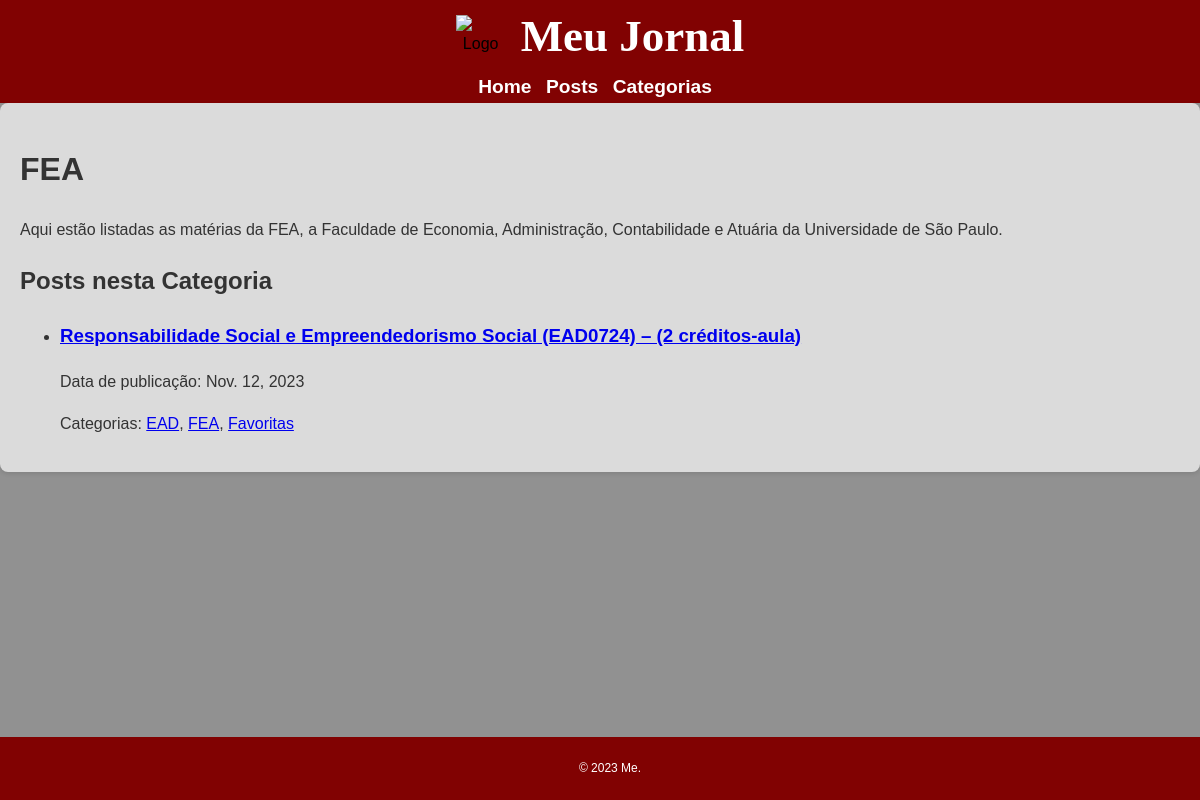
The page /categories/3/ on the database its author committed.
### noticias/models.py (models this page shows, shortened)
class Category(models.Model):
    name = models.CharField(max_length=100)
    description = models.TextField()

class Post(models.Model):
    title = models.CharField(max_length=200)
    content = models.TextField()
    image = models.URLField(default='https://www.google.com/url?sa=i&url=https%3A%2F%2Fpt.m.wikipedia.org%2Fwiki%2FFicheiro%3AFlag_Blank.svg&psig=AOvVaw1M3X9dn1LhG_izFTfw8zX4&ust=1699909154871000&source=images&cd=vfe&opi=89978449&ved=0CBIQjRxqFwoTCIiszp6tv4IDFQAAAAAdAAAAABAQ')
    published_date = models.DateTimeField(default=timezone.now)
    categories = models.ManyToManyField(Category)

### noticias/views.py (the view)
# urls.py: path('categories/<int:pk>/', CategoryDetailView.as_view(), name='category_detail'),
class CategoryDetailView(ListView):
    model = Post
    template_name = 'noticias/category_detail.html'
    context_object_name = 'posts'
    def get_queryset(self):
        category = get_object_or_404(Category, pk=self.kwargs['pk'])
        return Post.objects.filter(categories__in=[category])
    def get_context_data(self, **kwargs):
        context = super().get_context_data(**kwargs)
        context['category'] = get_object_or_404(Category, pk=self.kwargs['pk'])
        return context

### noticias/templates/noticias/category_detail.html (shortened to what this page needs)
{% extends 'noticias/base.html' %}
{% block content %}
    <h1>{{ category.name }}</h1>
    <p>{{ category.description }}</p>
    <h2>Posts nesta Categoria</h2>
    {% if posts %}
        <ul>
            {% for post in posts %}
                <li>
                    <h3><a href="{% url 'post_detail' pk=post.pk %}">{{ post.title }}</a></h3>
                    {% with formatted_date=post.published_date|date %}
                        <p>Data de publicação: {{ formatted_date }}</p>
                    {% endwith %}
                    <p>Categorias: {% for category in post.categories.all %}<a href="{% url 'category_detail' pk=category.pk %}">{{ category.name }}</a>{% if not forloop.last %}, {% endif %}{% endfor %}</p>
                </li>
            {% endfor %}
        </ul>
    {% else %}
        <p>Nenhum post nesta categoria.</p>
    {% endif %}
{% endblock %}

### noticias/templates/noticias/base.html (style rules this page uses)
body { background-color: #919191; color: #333; font-family: 'Arial', sans-serif; margin: 0; padding: 0; line-height: 1.6; }

### rows shown on the page
Category: name "FEA", description "Aqui estão listadas as matérias da FEA, a Faculdade de Economia, Administração, Contabilidade e Atuária da Universidade de São Paulo."
Post: title "Responsabilidade Social e Empreendedorismo Social (EAD0724) – (2 créditos-aula)", published_date "Nov. 12, 2023"
Category: name "EAD"
Category: name "Favoritas"
